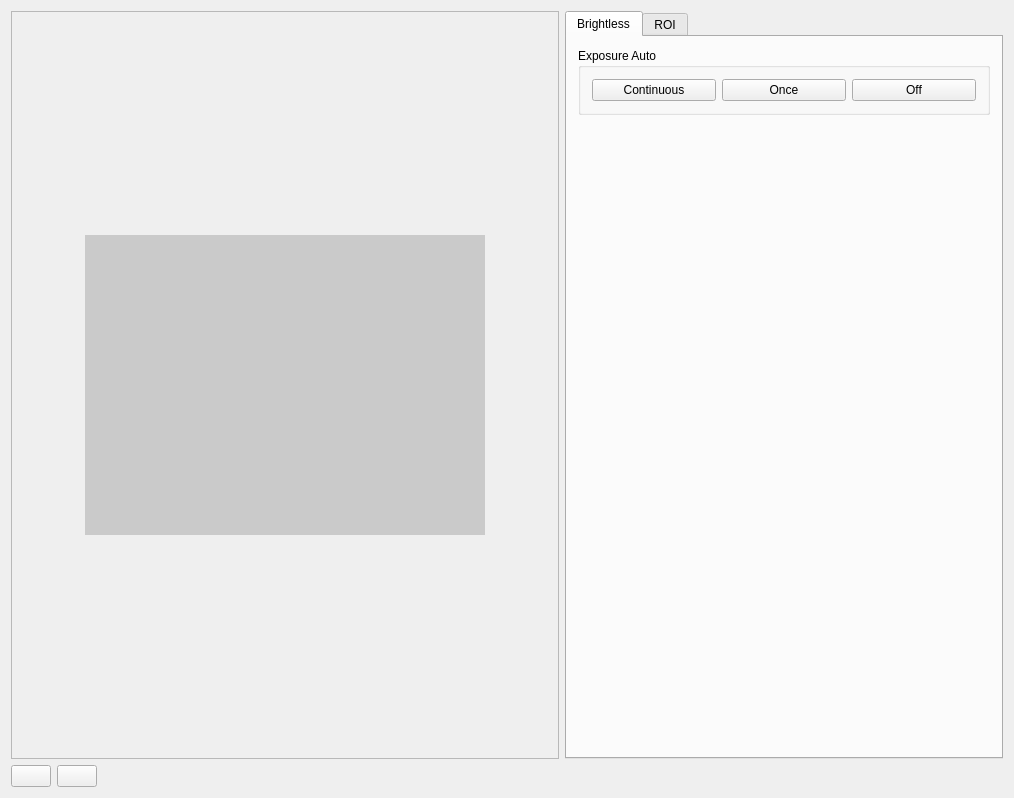
<?xml version="1.0" encoding="UTF-8"?>
<ui version="4.0">
 <class>GE_WidgetClass</class>
 <widget class="QWidget" name="GE_WidgetClass">
  <property name="geometry">
   <rect>
    <x>0</x>
    <y>0</y>
    <width>1014</width>
    <height>798</height>
   </rect>
  </property>
  <property name="windowTitle">
   <string>GE_Widget</string>
  </property>
  <layout class="QVBoxLayout" name="verticalLayout_2">
   <item>
    <layout class="QHBoxLayout" name="horizontalLayout_4">
     <item>
      <widget class="MyScrollArea" name="scrollArea_2">
       <property name="sizePolicy">
        <sizepolicy hsizetype="Expanding" vsizetype="Expanding">
         <horstretch>100</horstretch>
         <verstretch>0</verstretch>
        </sizepolicy>
       </property>
       <property name="widgetResizable">
        <bool>true</bool>
       </property>
       <widget class="QWidget" name="scrollAreaWidgetContents_2">
        <property name="geometry">
         <rect>
          <x>0</x>
          <y>0</y>
          <width>573</width>
          <height>730</height>
         </rect>
        </property>
        <layout class="QHBoxLayout" name="horizontalLayout_2">
         <item>
          <widget class="QLabel" name="label">
           <property name="enabled">
            <bool>true</bool>
           </property>
           <property name="sizePolicy">
            <sizepolicy hsizetype="Fixed" vsizetype="Fixed">
             <horstretch>0</horstretch>
             <verstretch>0</verstretch>
            </sizepolicy>
           </property>
           <property name="minimumSize">
            <size>
             <width>400</width>
             <height>300</height>
            </size>
           </property>
           <property name="maximumSize">
            <size>
             <width>400</width>
             <height>300</height>
            </size>
           </property>
           <property name="styleSheet">
            <string notr="true">background-color: rgb(202, 202, 202);</string>
           </property>
           <property name="text">
            <string/>
           </property>
           <property name="scaledContents">
            <bool>true</bool>
           </property>
          </widget>
         </item>
        </layout>
       </widget>
      </widget>
     </item>
     <item>
      <widget class="QTabWidget" name="tabWidget">
       <property name="sizePolicy">
        <sizepolicy hsizetype="Expanding" vsizetype="Expanding">
         <horstretch>0</horstretch>
         <verstretch>0</verstretch>
        </sizepolicy>
       </property>
       <property name="maximumSize">
        <size>
         <width>700</width>
         <height>16777215</height>
        </size>
       </property>
       <property name="currentIndex">
        <number>0</number>
       </property>
       <widget class="QWidget" name="tab">
        <attribute name="title">
         <string>Brightless</string>
        </attribute>
        <layout class="QVBoxLayout" name="verticalLayout">
         <item>
          <widget class="QGroupBox" name="groupBox_4">
           <property name="title">
            <string>Exposure Auto</string>
           </property>
           <layout class="QHBoxLayout" name="horizontalLayout_5">
            <item>
             <widget class="QPushButton" name="pushButton_6">
              <property name="text">
               <string>Continuous</string>
              </property>
             </widget>
            </item>
            <item>
             <widget class="QPushButton" name="pushButton_7">
              <property name="text">
               <string>Once</string>
              </property>
             </widget>
            </item>
            <item>
             <widget class="QPushButton" name="pushButton_8">
              <property name="text">
               <string>Off</string>
              </property>
             </widget>
            </item>
           </layout>
          </widget>
         </item>
         <item>
          <spacer name="verticalSpacer_2">
           <property name="orientation">
            <enum>Qt::Vertical</enum>
           </property>
           <property name="sizeHint" stdset="0">
            <size>
             <width>20</width>
             <height>40</height>
            </size>
           </property>
          </spacer>
         </item>
        </layout>
       </widget>
       <widget class="QWidget" name="tab_2">
        <attribute name="title">
         <string>ROI</string>
        </attribute>
        <layout class="QGridLayout" name="gridLayout_3">
         <item row="0" column="0">
          <widget class="QScrollArea" name="scrollArea">
           <property name="verticalScrollBarPolicy">
            <enum>Qt::ScrollBarAlwaysOn</enum>
           </property>
           <property name="sizeAdjustPolicy">
            <enum>QAbstractScrollArea::AdjustToContents</enum>
           </property>
           <property name="widgetResizable">
            <bool>true</bool>
           </property>
           <widget class="QWidget" name="scrollAreaWidgetContents">
            <property name="geometry">
             <rect>
              <x>0</x>
              <y>0</y>
              <width>374</width>
              <height>317</height>
             </rect>
            </property>
            <layout class="QGridLayout" name="gridLayout_2">
             <item row="0" column="0">
              <widget class="QGroupBox" name="groupBox">
               <property name="sizePolicy">
                <sizepolicy hsizetype="Preferred" vsizetype="Preferred">
                 <horstretch>0</horstretch>
                 <verstretch>0</verstretch>
                </sizepolicy>
               </property>
               <property name="title">
                <string>Image Format</string>
               </property>
               <layout class="QGridLayout" name="gridLayout_5">
                <item row="0" column="0">
                 <widget class="QLabel" name="label_2">
                  <property name="text">
                   <string>Pixel Format:</string>
                  </property>
                 </widget>
                </item>
                <item row="0" column="1" colspan="3">
                 <widget class="QComboBox" name="comboBox">
                  <item>
                   <property name="text">
                    <string>Mono8</string>
                   </property>
                  </item>
                  <item>
                   <property name="text">
                    <string>Mono12</string>
                   </property>
                  </item>
                  <item>
                   <property name="text">
                    <string>Mono12Packed</string>
                   </property>
                  </item>
                 </widget>
                </item>
                <item row="1" column="0" colspan="2">
                 <widget class="QLabel" name="label_3">
                  <property name="text">
                   <string>Binning Horizontal:</string>
                  </property>
                 </widget>
                </item>
                <item row="1" column="2">
                 <widget class="QSpinBox" name="spinBox">
                  <property name="minimum">
                   <number>1</number>
                  </property>
                  <property name="maximum">
                   <number>8</number>
                  </property>
                  <property name="value">
                   <number>6</number>
                  </property>
                 </widget>
                </item>
                <item row="1" column="3">
                 <widget class="QLabel" name="label_4">
                  <property name="text">
                   <string>Binning Vertical:</string>
                  </property>
                 </widget>
                </item>
                <item row="1" column="4">
                 <widget class="QSpinBox" name="spinBox_2">
                  <property name="minimum">
                   <number>1</number>
                  </property>
                  <property name="maximum">
                   <number>11</number>
                  </property>
                  <property name="value">
                   <number>6</number>
                  </property>
                 </widget>
                </item>
                <item row="1" column="5">
                 <spacer name="horizontalSpacer">
                  <property name="orientation">
                   <enum>Qt::Horizontal</enum>
                  </property>
                  <property name="sizeType">
                   <enum>QSizePolicy::Preferred</enum>
                  </property>
                  <property name="sizeHint" stdset="0">
                   <size>
                    <width>67</width>
                    <height>20</height>
                   </size>
                  </property>
                 </spacer>
                </item>
               </layout>
              </widget>
             </item>
             <item row="1" column="0">
              <widget class="QGroupBox" name="groupBox_2">
               <property name="title">
                <string>ROI</string>
               </property>
               <layout class="QGridLayout" name="gridLayout_6">
                <item row="1" column="0">
                 <widget class="QGroupBox" name="groupBox_3">
                  <property name="title">
                   <string>GroupBox</string>
                  </property>
                  <layout class="QGridLayout" name="gridLayout">
                   <item row="1" column="3">
                    <widget class="QSpinBox" name="spinBox_6">
                     <property name="maximum">
                      <number>4872</number>
                     </property>
                    </widget>
                   </item>
                   <item row="2" column="2">
                    <widget class="QPushButton" name="pushButton_5">
                     <property name="text">
                      <string>1/8</string>
                     </property>
                    </widget>
                   </item>
                   <item row="2" column="1">
                    <widget class="QPushButton" name="pushButton_4">
                     <property name="text">
                      <string>1/4</string>
                     </property>
                    </widget>
                   </item>
                   <item row="0" column="1">
                    <widget class="QSpinBox" name="spinBox_3">
                     <property name="maximum">
                      <number>3248</number>
                     </property>
                    </widget>
                   </item>
                   <item row="2" column="3">
                    <widget class="QPushButton" name="pushButton_9">
                     <property name="text">
                      <string/>
                     </property>
                     <property name="icon">
                      <iconset>
                       <normaloff>../../ms_qt/GE_Widget/photo.png</normaloff>../../ms_qt/GE_Widget/photo.png</iconset>
                     </property>
                     <property name="iconSize">
                      <size>
                       <width>61</width>
                       <height>20</height>
                      </size>
                     </property>
                    </widget>
                   </item>
                   <item row="1" column="1">
                    <widget class="QSpinBox" name="spinBox_5">
                     <property name="maximum">
                      <number>3248</number>
                     </property>
                    </widget>
                   </item>
                   <item row="0" column="2">
                    <widget class="QLabel" name="label_6">
                     <property name="text">
                      <string>OffsetX</string>
                     </property>
                    </widget>
                   </item>
                   <item row="0" column="3">
                    <widget class="QSpinBox" name="spinBox_4">
                     <property name="maximum">
                      <number>4872</number>
                     </property>
                    </widget>
                   </item>
                   <item row="1" column="2">
                    <widget class="QLabel" name="label_8">
                     <property name="text">
                      <string>Width</string>
                     </property>
                    </widget>
                   </item>
                   <item row="2" column="0">
                    <widget class="QPushButton" name="pushButton_3">
                     <property name="text">
                      <string>Full</string>
                     </property>
                    </widget>
                   </item>
                   <item row="0" column="0">
                    <widget class="QLabel" name="label_5">
                     <property name="text">
                      <string>OffsetY</string>
                     </property>
                    </widget>
                   </item>
                   <item row="1" column="0">
                    <widget class="QLabel" name="label_7">
                     <property name="text">
                      <string>Height</string>
                     </property>
                    </widget>
                   </item>
                  </layout>
                 </widget>
                </item>
                <item row="0" column="0">
                 <widget class="MyScrollArea" name="scrollArea_3">
                  <property name="widgetResizable">
                   <bool>true</bool>
                  </property>
                  <widget class="QWidget" name="scrollAreaWidgetContents_3">
                   <property name="geometry">
                    <rect>
                     <x>0</x>
                     <y>0</y>
                     <width>274</width>
                     <height>274</height>
                    </rect>
                   </property>
                   <layout class="QHBoxLayout" name="horizontalLayout_3">
                    <item>
                     <widget class="Widget" name="widget" native="true">
                      <property name="sizePolicy">
                       <sizepolicy hsizetype="Fixed" vsizetype="Fixed">
                        <horstretch>0</horstretch>
                        <verstretch>0</verstretch>
                       </sizepolicy>
                      </property>
                      <property name="minimumSize">
                       <size>
                        <width>256</width>
                        <height>256</height>
                       </size>
                      </property>
                      <property name="maximumSize">
                       <size>
                        <width>256</width>
                        <height>256</height>
                       </size>
                      </property>
                     </widget>
                    </item>
                   </layout>
                  </widget>
                 </widget>
                </item>
               </layout>
              </widget>
             </item>
             <item row="2" column="0">
              <spacer name="verticalSpacer">
               <property name="orientation">
                <enum>Qt::Vertical</enum>
               </property>
               <property name="sizeHint" stdset="0">
                <size>
                 <width>20</width>
                 <height>40</height>
                </size>
               </property>
              </spacer>
             </item>
            </layout>
           </widget>
          </widget>
         </item>
        </layout>
       </widget>
      </widget>
     </item>
    </layout>
   </item>
   <item>
    <layout class="QHBoxLayout" name="horizontalLayout">
     <item>
      <widget class="QPushButton" name="pushButton">
       <property name="text">
        <string/>
       </property>
       <property name="icon">
        <iconset>
         <normaloff>../../ms_qt/GE_Widget/play-button.jpg</normaloff>../../ms_qt/GE_Widget/play-button.jpg</iconset>
       </property>
       <property name="iconSize">
        <size>
         <width>30</width>
         <height>30</height>
        </size>
       </property>
      </widget>
     </item>
     <item>
      <widget class="QPushButton" name="pushButton_2">
       <property name="text">
        <string/>
       </property>
       <property name="icon">
        <iconset>
         <normaloff>../../ms_qt/GE_Widget/stop-button.jpg</normaloff>../../ms_qt/GE_Widget/stop-button.jpg</iconset>
       </property>
       <property name="iconSize">
        <size>
         <width>30</width>
         <height>30</height>
        </size>
       </property>
      </widget>
     </item>
     <item>
      <spacer name="horizontalSpacer_2">
       <property name="orientation">
        <enum>Qt::Horizontal</enum>
       </property>
       <property name="sizeHint" stdset="0">
        <size>
         <width>40</width>
         <height>20</height>
        </size>
       </property>
      </spacer>
     </item>
    </layout>
   </item>
  </layout>
 </widget>
 <layoutdefault spacing="6" margin="11"/>
 <customwidgets>
  <customwidget>
   <class>Widget</class>
   <extends>QWidget</extends>
   <header>widget.h</header>
   <container>1</container>
  </customwidget>
  <customwidget>
   <class>MyScrollArea</class>
   <extends>QScrollArea</extends>
   <header>myscrollarea.h</header>
   <container>1</container>
  </customwidget>
 </customwidgets>
 <resources>
  <include location="GE_Widget.qrc"/>
 </resources>
 <connections/>
</ui>
